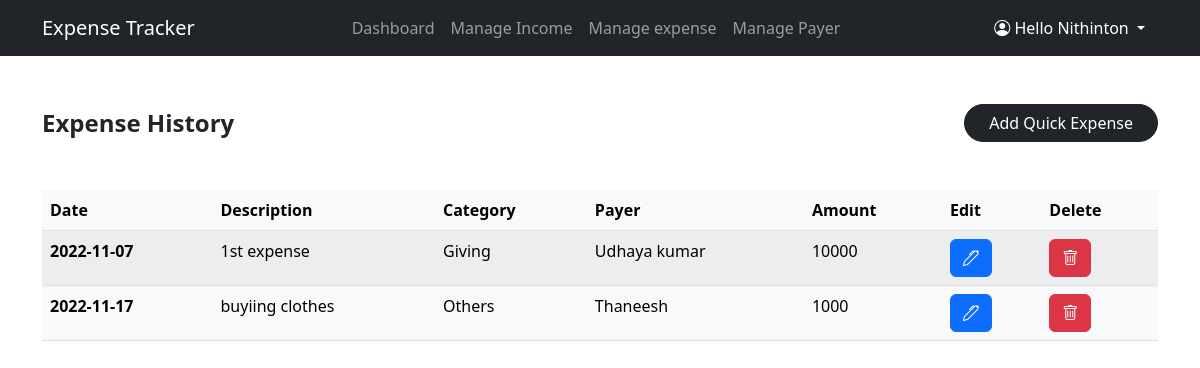
The page /manage/expense (signed in) on the database its author committed.
### app.py (models this page shows, shortened)
class User(db.Model):
    id = db.Column(db.Integer,primary_key=True)
    email = db.Column(db.String(50),unique=True,nullable=False)
    fname = db.Column(db.String(20),nullable=False)
    lname = db.Column(db.String(20))
    pswd = db.Column(db.String(50),nullable=False,default=None)
    expense = db.relationship('Expense', backref='user')
    income = db.relationship('Income', backref='user')
    payer = db.relationship('Payer', backref='user')

class  Expense(db.Model):
    id = db.Column(db.Integer,primary_key=True)
    description = db.Column(db.String(50),nullable=True,default=None)
    category = db.Column(db.String(50),nullable=True,default=None)
    amount = db.Column(db.Integer,nullable=False)
    payer = db.Column(db.String(50),nullable=False,unique=True)
    date = db.Column(db.String(10),nullable=True,default=None)
    user_id = db.Column(db.Integer, db.ForeignKey('user.id'))

### app.py (the view)
@app.route('/manage/expense',methods = ["POST","GET"])
def expense():
    if request.method =="POST":
        if request.form["submit"] == "quick_expense":
            if request.form['amount']:
                description = request.form['description']
                category = request.form['category']
                date = request.form['date']
                payer = request.form['payer']
                amount = request.form['amount']
                if session["email"]:
                    usr_id = User.query.filter_by(email=session['email']).first().id
                    expense = Expense(description=description,category=category,date=date,payer=payer,amount=amount,user_id=usr_id)
                    db.session.add(expense)
                    db.session.commit()
                    flash("Expense amount "+str(expense.amount)+"₹ added successfully")
                else:
                    flash("Expense not added")
            else:
                flash("Enter amount")
                return redirect(url_for('expense'))
        elif request.form['submit'] == "edit_expense":
            if request.form['Eamount']:
                description = request.form['Edescription']
                category = request.form['Ecategory']
                date = request.form['Edate']
                payer = request.form['payer']
                amount = request.form['Eamount']
                expense_id = request.form['Eid']
                print(amount)
                if session["email"]:
                    usr_id = User.query.filter_by(email=session['email']).first().id
                    Expense.query.filter_by(id=expense_id).first().descrption = description
                    Expense.query.filter_by(id=expense_id).first().category = category
                    Expense.query.filter_by(id=expense_id).first().date = date
                    Expense.query.filter_by(id=expense_id).first().payer = payer
                    Expense.query.filter_by(id=expense_id).first().amount = amount
                    db.session.commit()
                    flash("Expense amount "+str(Expense.query.filter_by(id=expense_id).first().amount)+"₹ added successfully")
                else:
                    flash("Expense not added")
            else:
                flash("Enter amount")
                return redirect(url_for('expense'))
        elif request.form['submit'] == "delete_expense":
            if request.form['expenseId']:
                expenseId = request.form['expenseId']
                expense = Expense.query.filter_by(id=expenseId).first()
                db.session.delete(expense)
                db.session.commit()
        return redirect(url_for('expense'))
    else:
        payers = User.query.filter_by(email=session['email']).first().payer
        user = User.query.filter_by(email=session['email']).first()
        expenses = User.query.filter_by(email=session['email']).first().expense
        data ={
            "expenses": expenses,
            "payers": payers,
            'user': user,
        }
        return render_template('expenses.html', data = data)

### templates/expenses.html (shortened to what this page needs)
{% extends 'base.html' %}
{% block body %}
    <section class="min-vh-100 mt-5">
        <div class="container">
            <div class="d-flex justify-content-between align-items-center">
                <div class="fs-4 fw-bold">Expense History</div>
                <button class="btn btn-dark px-4 rounded-pill" data-bs-toggle="modal" data-bs-target="#expenseModal" >Add Quick Expense</button>
            </div>
            <table class="table table-striped table-light mt-5">
                <thead>
                  <tr>
                    <th scope="col">Date</th>
                    <th scope="col">Description</th>
                    <th scope="col">Category</th>
                    <th scope="col">Payer</th>
                    <th scope="col">Amount</th>
                    <th scope="col">Edit</th>
                    <th scope="col">Delete</th>
                  </tr>
                </thead>
                <tbody>
                    {% for expense in data['expenses'] %}
                    <tr>
                        <th>{{expense.date}}</th>
                        <td>{{expense.description}}</td>
                        <td>{{expense.category}}</td>
                        <td>{{expense.payer}}</td>
                        <td>{{expense.amount}}</td>
                        <td><button class="btn btn-primary" data-bs-toggle="modal" data-bs-target="#ex{{expense.id}}" ><i class="bi bi-pen"></i></button>
                        </td>
                        <td>
                            <form action="{{ url_for('expense') }}" method="POST">
                                <button type="submit" value ="delete_expense" name ="submit" class="btn btn-danger"><i class="bi bi-trash"></i></a>
                            </form>
                        </td>
                    </tr>
                    {% endfor %}
                </tbody>
              </table>
        </div>
    </section>
{% endblock %}

### templates/base.html (shortened to what this page needs)
<!doctype html>
<html lang="en">
  <head>
    <link href="https://cdn.jsdelivr.net/npm/bootstrap@5.2.1/dist/css/bootstrap.min.css" rel="stylesheet">
    <link rel="stylesheet" href="https://cdn.jsdelivr.net/npm/bootstrap-icons@1.9.1/font/bootstrap-icons.css">
  </head>
  <body>
      <nav class="navbar navbar-expand-lg bg-dark navbar-dark sticky-top">
        <div class="container">
          <a class="navbar-brand" href="#">Expense Tracker</a>
          <div class="collapse navbar-collapse" id="navbarSupportedContent">
            <ul class="navbar-nav mx-auto text-center">
              <li class="nav-item">
                <a class="nav-link" href="{{ url_for('dashboard') }}">Dashboard</a>
              </li>
              <li class="nav-item">
                <a class="nav-link" href="{{ url_for('income') }}">Manage Income</a>
              </li>
              <li class="nav-item">
                <a class="nav-link" href="{{ url_for('expense') }}">Manage expense</a>
              </li>
              <li class="nav-item">
                <a class="nav-link" href="{{ url_for('payer') }}">Manage Payer</a>
              </li>
            </ul>
            {% if ('email' in session) and ('pswd' in session) %}
            <div class="dropdown">
              <a class="btn btn-dark dropdown-toggle" href="#" role="button" data-bs-toggle="dropdown" aria-expanded="false">
                <i class="bi bi-person-circle"></i> Hello {{session['fname']}}
              </a>
            </div>
            {% endif %}
          </div>
        </div>
      </nav>
    {% block body %}
    {% endblock %}
  </body>
</html>

### rows shown on the page
User: fname "Nithinton"
Expense: date "2022-11-07", description "1st expense", category "Giving", payer "Udhaya kumar", amount "10000"
Expense: date "2022-11-17", description "buyiing clothes", category "Others", payer "Thaneesh", amount "1000"
